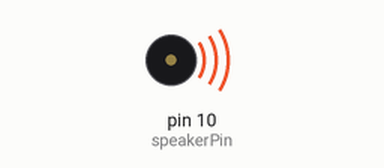
The sketch below on a simulated Arduino Uno, built with avr-gcc and run on an emulated ATmega328P. On the bench: buzzer (waves = sounding). At 5.3 s the program stops and its outputs stay as they are.

Above: at 0.15 s.
At 2.77 s:
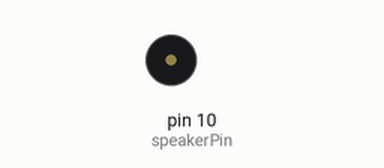
Timing chart, 0 to 3.1 s (numbered marks = the images above):
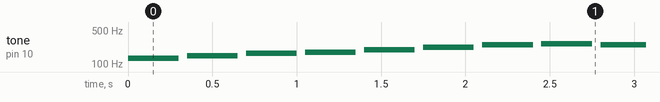

The sketch:

C_Scale_with_Buzzer.ino
```cpp
int speakerPin = 10;

void setup() {
  // put your setup code here, to run once:
  pinMode(speakerPin, OUTPUT);

}

void loop() {
  // put your main code here, to run repeatedly:
  play('c', 2);
  play('d', 2);
  play('e', 2);
  play('f', 2);
  play('g', 2);
  play('a', 2);
  play('b', 2);
  play('C', 2);
//  play('D', 2);
//  play('E', 2);
//  play('F', 2);
//  play('G', 2);
//  play('A', 2);
//  play('B', 2);

  //play(' ', 3);

  //play('C', 2);
  play('b', 2);
  play('a', 2);
  play('g', 2);
  play('f', 2);
  play('e', 2);
  play('d', 2);
  play('c', 2);


  while(true){}   // get stuck in this loop forever
                  // so that the song only plays once
}

void play(char note, int beats) {
  int numNotes = 14; // number of notes in our note and
                     // frequencey array (there are 15
                     // values but arrays start at 0)

  // Note: these notes are C major
  // (there are no sharps or flats)

  // this array is used to look up the notes
  char notes[] = { 'c', 'd', 'e', 'f', 'g', 'a', 'b',
  'C', 'D', 'E', 'F', 'G', 'A', 'B', ' '};

  // this array matches frequencies with each letter
  // (e.g. the 4th note is 'f', the 4th frequency is 175)
  int frequencies[] = {131, 147, 165, 175, 196, 220,
  247, 262, 294, 330, 349, 392, 440, 494, 0};

  int currentFrequency = 0; /**
                             *the frequency that we
                             *find when we look up a
                             *frequency in the arrays
                              */
  int beatLength = 150; //the length of one beat (changing this will speed up or slow down the tempo of the song)


  for (int i = 0; i < numNotes; i++) {
    if (notes[i] == note) {
      currentFrequency = frequencies[i];// Yes! Set the current frequency to match that note
      break;
    }
  }
  //play the frequency that matched our letter
  // for the number of beats passed to the play function
  tone(speakerPin, currentFrequency, beats * beatLength);
  delay(beats * beatLength);  //wait for the length of the tone so that it has time to play
  delay(50); //a little delay between the notes makes the song sound more natural

}


/* CHART OF FREQUENCIES FOR NOTES IN C MAJOR
Note      Frequency (Hz)
c        131
d        147
e        165
f        175
g        196
a        220
b        247
C        262
D        294
E        330
F        349
G        392
A        440
B        494
C++      523 Hz
*/
```

Measured:
- by itself, tone on pin 10 (speakerPin): plays 131 Hz for 0.30 s, 147 Hz for 0.30 s, 165 Hz for 0.30 s, 175 Hz for 0.30 s, 196 Hz for 0.30 s, 220 Hz for 0.30 s … (15 notes in this stretch)
